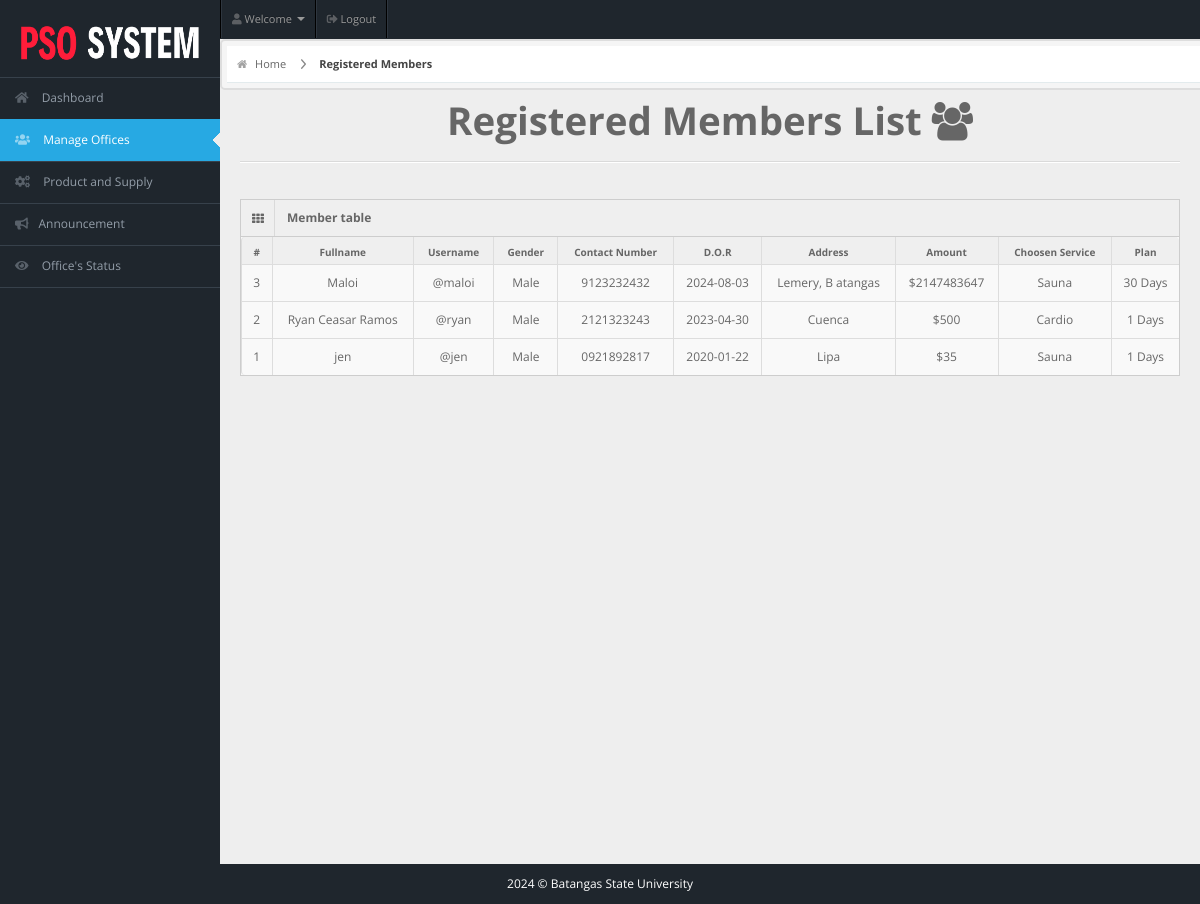
Page /staff/staff-pages/members.php (signed in) on the earlier database version.
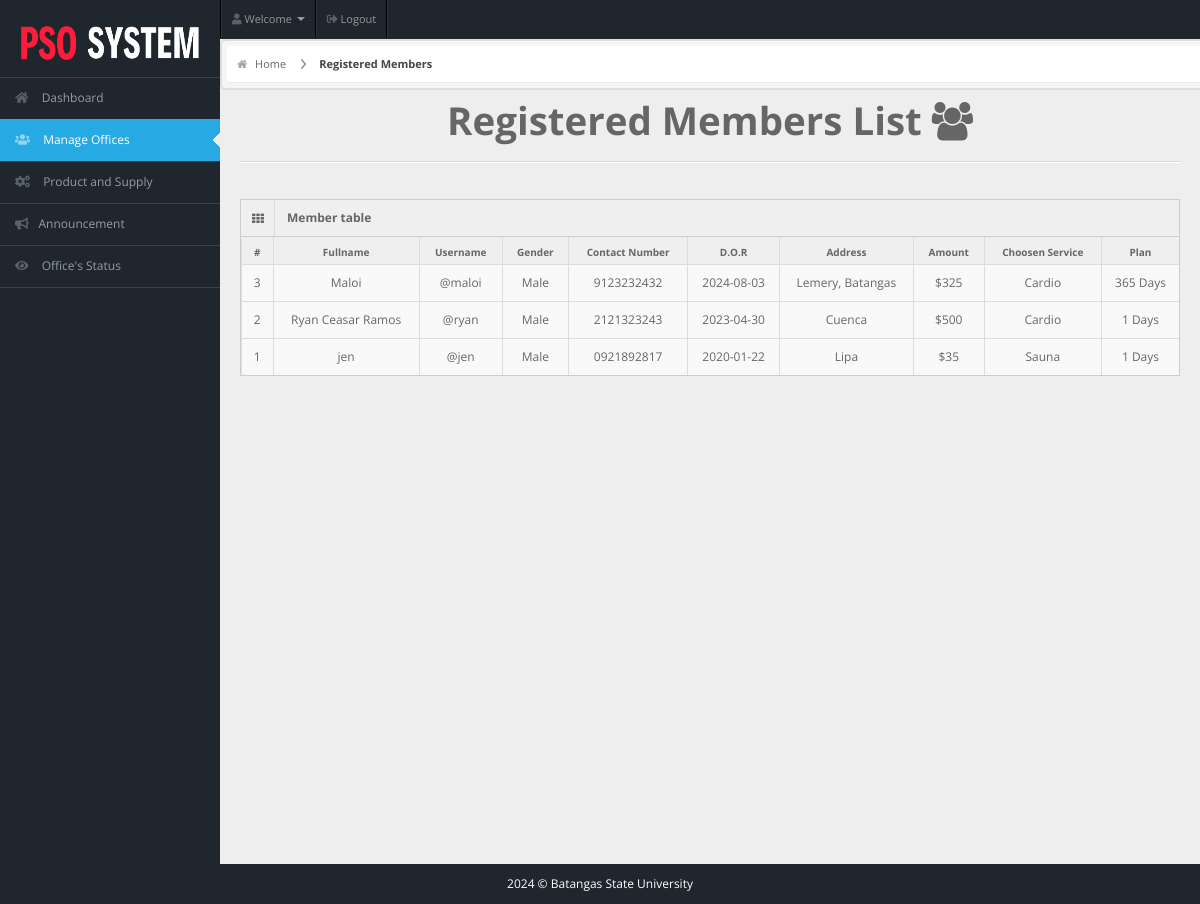
Same page on the later database version.
### tables this page shows
CREATE TABLE IF NOT EXISTS `members` (
  `user_id` int NOT NULL AUTO_INCREMENT,
  `fullname` varchar(20) NOT NULL,
  `username` varchar(20) NOT NULL,
  `email` varchar(255) NOT NULL,
  `password` varchar(100) NOT NULL,
  `gender` varchar(20) NOT NULL,
  `dor` date NOT NULL,
  `profile_picture` varchar(255) DEFAULT NULL,
  `services` varchar(50) NOT NULL,
  `amount` int NOT NULL,
  `paid_date` date NOT NULL,
  `p_year` int NOT NULL,
  `plan` varchar(100) NOT NULL,
  `address` varchar(20) NOT NULL,
  `contact` varchar(10) NOT NULL,
  `status` varchar(20) NOT NULL DEFAULT 'Active',
  `attendance_count` int NOT NULL,
  `ini_weight` int NOT NULL DEFAULT '0',
  `curr_weight` int NOT NULL DEFAULT '0',
  `ini_bodytype` varchar(50) NOT NULL,
  `curr_bodytype` varchar(50) NOT NULL,
  `progress_date` date NOT NULL,
  `reminder` int NOT NULL DEFAULT '0',
  PRIMARY KEY (`user_id`)
);

### staff/staff-pages/members.php (the view, shortened to what this page needs)
<!DOCTYPE html>
<html lang="en">
<head>
  <link rel="stylesheet" href="../css/bootstrap.min.css" />
  <link rel="stylesheet" href="../css/bootstrap-responsive.min.css" />
  <link rel="stylesheet" href="../css/fullcalendar.css" />
  <link rel="stylesheet" href="../css/matrix-style.css" />
  <link rel="stylesheet" href="../css/matrix-media.css" />
  <link href="../font-awesome/css/font-awesome.css" rel="stylesheet" />
  <link rel="stylesheet" href="../css/jquery.gritter.css" />
  <link href="https://cdnjs.cloudflare.com/ajax/libs/font-awesome/5.15.4/css/all.min.css" rel="stylesheet">
</head>
<body>
  <?php include '../includes/header.php' ?>
  <?php $page = "member";
  include '../includes/sidebar.php' ?>
  <div id="content">
    <div id="content-header">
      <div id="breadcrumb"> <a href="#" title="Go to Home" class="tip-bottom"><i class="icon-home"></i> Home</a>
        <a href="#" class="current">Registered Members</a>
      </div>
    </div>
    <div class="container-fluid">
      <h1 class="text-center">Registered Members List <i class="icon icon-group"></i></h1>
      <hr>
      <div class="row-fluid">
        <div class="span12">
          <div class='widget-box'>
            <div class='widget-title'> <span class='icon'> <i class='icon-th'></i> </span>
              <h5>Member table</h5>
            </div>
            <div class='widget-content nopadding'>
              <?php
              $qry = "SELECT * FROM members ORDER BY dor DESC";
              $result = mysqli_query($conn, $qry);
              if ($result) {
                $total_members = mysqli_num_rows($result);
                $cnt = $total_members;
                echo "<table class='table table-bordered table-striped'>
                <thead>
                  <tr>
                    <th>#</th>
                    <th>Fullname</th>
                    <th>Username</th>
                    <th>Gender</th>
                    <th>Contact Number</th>
                    <th>D.O.R</th>
                    <th>Address</th>
                    <th>Amount</th>
                    <th>Choosen Service</th>
                    <th>Plan</th>
                  </tr>
                </thead>
                <tbody>";
                while ($row = mysqli_fetch_assoc($result)) {
                  echo "<tr>
                  <td><div class='text-center'>" . $cnt . "</div></td>
                  <td><div class='text-center'>" . $row['fullname'] . "</div></td>
                  <td><div class='text-center'>@" . $row['username'] . "</div></td>
                  <td><div class='text-center'>" . $row['gender'] . "</div></td>
                  <td><div class='text-center'>" . $row['contact'] . "</div></td>
                  <td><div class='text-center'>" . $row['dor'] . "</div></td>
                  <td><div class='text-center'>" . $row['address'] . "</div></td>
                  <td><div class='text-center'>$" . $row['amount'] . "</div></td>
                  <td><div class='text-center'>" . $row['services'] . "</div></td>
                  <td><div class='text-center'>" . $row['plan'] . " Days</div></td>
                  </tr>";
                  $cnt--;
                }
                echo "</tbody></table>";
              } else {
                echo "Error: " . mysqli_error($conn);
              }
              ?>
            </div>
          </div>
        </div>
      </div>
    </div>
  </div>
  <?php
  include '../includes/footer.php';
  ?>
</body>
</html>

Differences in the rows shown:
changed members "Maloi": address "Lemery, B atangas" → "Lemery, Batangas"; amount "2147483647" → "325"; services "Sauna" → "Cardio"; plan "30" → "365"
